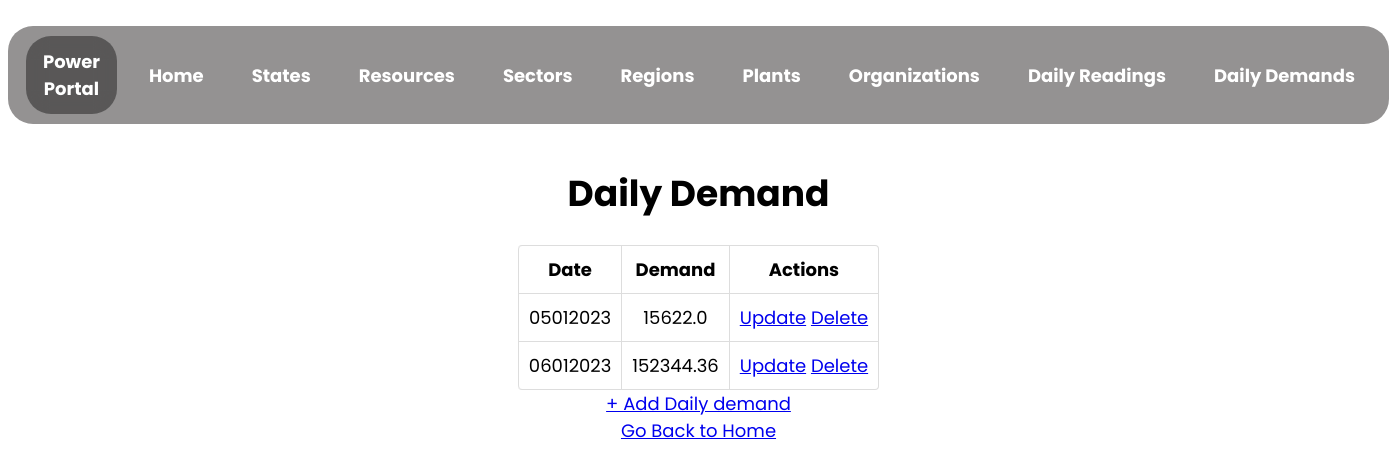
/daily_demand, run on an earlier commit of the app's database.
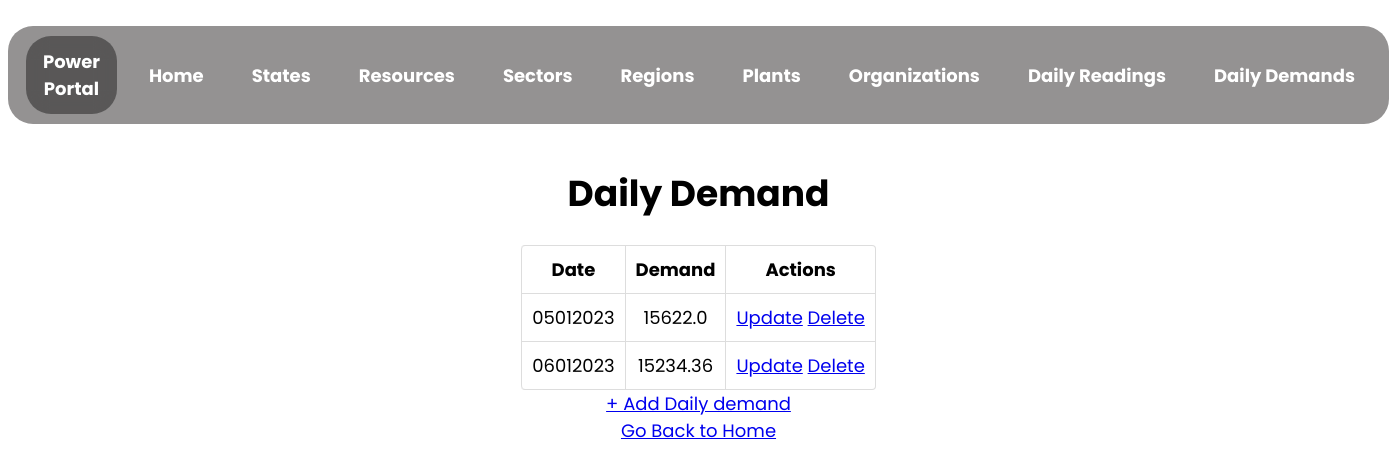
And on a later commit of the database.
### app.py (models this page shows)
class DailyDemand(db.Model):
    __tablename__ = "daily_demand"
    date = db.Column(db.String, primary_key = True, nullable = False, unique = True)
    demand = db.Column(db.Float, nullable = False)

### app.py (the view)
@app.route("/daily_demand", methods = ["GET", "POST"])
def view_dd():
    dd_list = DailyDemand.query.all()
    return render_template(
        "view_dd.html",
        daily_demand_list = dd_list
    )

### templates/view_dd.html (shortened to what this page needs)
<!DOCTYPE html>
<html lang="en">
  <head>
    <link rel="stylesheet" href="../static/assets/view.css">
  </head>
  <body>
    <nav>
      <ul class="menu-bar">
        <div class="logo">
          <a href="/">Power Portal </a>
        </div>
        <li><a href="/">Home</a></li>
        <li><a href="/state">States</a></li>
        <li><a href="/resource">Resources</a></li>
        <li><a href="/sector">Sectors</a></li>
        <li><a href="/region">Regions</a></li>
        <li><a href="/plant">Plants</a></li>
        <li><a href="/organization">Organizations</a></li>
        <li><a href="/daily_reading">Daily Readings</a></li>
        <li><a href="/daily_demand">Daily Demands</a></li>
      </ul>
    </nav>
    <h1 style="text-align: center">Daily Demand</h1>
    {% if daily_demand_list | length == 0 %}
        <p>No Daily Demands Found! Add the Demands now!</p>
        <a href="/daily_demand/create" type="button">+ Add Daily Demand</a>
    {% else %}
    <table id="daily_demand-detail">
      <thead>
        <th>Date</th>
        <th>Demand</th>
        <th>Actions</th>
      </thead>
      {% for daily_demand in daily_demand_list %}
      <tr>
        <td>{{daily_demand["date"]}}</td>
        <td>{{daily_demand["demand"]}}</td>
        <td>
            <a href="/daily_demand/{{daily_demand['date']}}/update" type="button">Update</a>
            <a href="/daily_demand/{{daily_demand['date']}}/delete" type="button">Delete</a>
        </td>
      </tr>
      {% endfor %}
    </table>
    <a href="/daily_demand/create" type="button">+ Add Daily demand</a>
    {% endif %}
    <br>
    <a href="/">Go Back to Home</a>
  </body>
</html>

### static/assets/view.css (style rules this page uses)
html { scroll-behavior: smooth; }
html { background-color: none; position: relative; -webkit-animation-name: animatebottom; -webkit-animation-duration: 1s; animation-name: animatebottom; animation-duration: 1s; }
body { font-family: 'Poppins', sans-serif; text-align: center; font-size: large; }
.logo { border-radius: 25px; height: fit-content; display: inline-flex; background-color: rgba(0,0,0,0.4); -webkit-backdrop-filter: blur(10px); backdrop-filter: blur(10px); align-items: center; vertical-align: middle; padding: 12px 16px; margin: 0 8px; top: 0; color: white; transition: all .2s; }
.logo a { text-decoration: none; color: white; font-weight: bold; }
.menu-bar { border-radius: 25px; height: fit-content; display: inline-flex; background-color: rgb(148, 146, 146); -webkit-backdrop-filter: blur(10px); backdrop-filter: blur(10px); align-items: center; padding: 0 10px; padding-top: 10px; padding-bottom: 10px; top: 0; }
.menu-bar li { list-style: none; color: white; padding: 12px 16px; margin: 0 8px; position: relative; cursor: pointer; white-space: nowrap; transition: all .2s; }
.menu-bar li a { color: white; text-decoration: none; font-weight: bold; }
table { width: fit-content; border: 1px solid #ddd; border-collapse: separate; border-left: 0; border-radius: 4px; border-spacing: 0px; margin-left: auto; margin-right: auto; }
thead { display: table-header-group; vertical-align: middle; border-color: inherit; border-collapse: separate; text-align: center; padding: 10px; }
tr { display: table-row; vertical-align: inherit; border-color: inherit; text-align: center; padding: 10px; }
th, td { padding: 5px 4px 6px 4px; text-align: center; vertical-align: top; border-left: 1px solid #ddd; padding: 10px; }
td { border-top: 1px solid #ddd; }
thead:first-child tr:first-child th:first-child, tbody:first-child tr:first-child td:first-child { border-radius: 4px 0 0 0; }
thead:last-child tr:last-child th:first-child, tbody:last-child tr:last-child td:first-child { border-radius: 0 0 0 4px; }

What changed in the data, as far as the page shows it:
changed DailyDemand id 06012023: demand "152344.36" → "15234.36"
